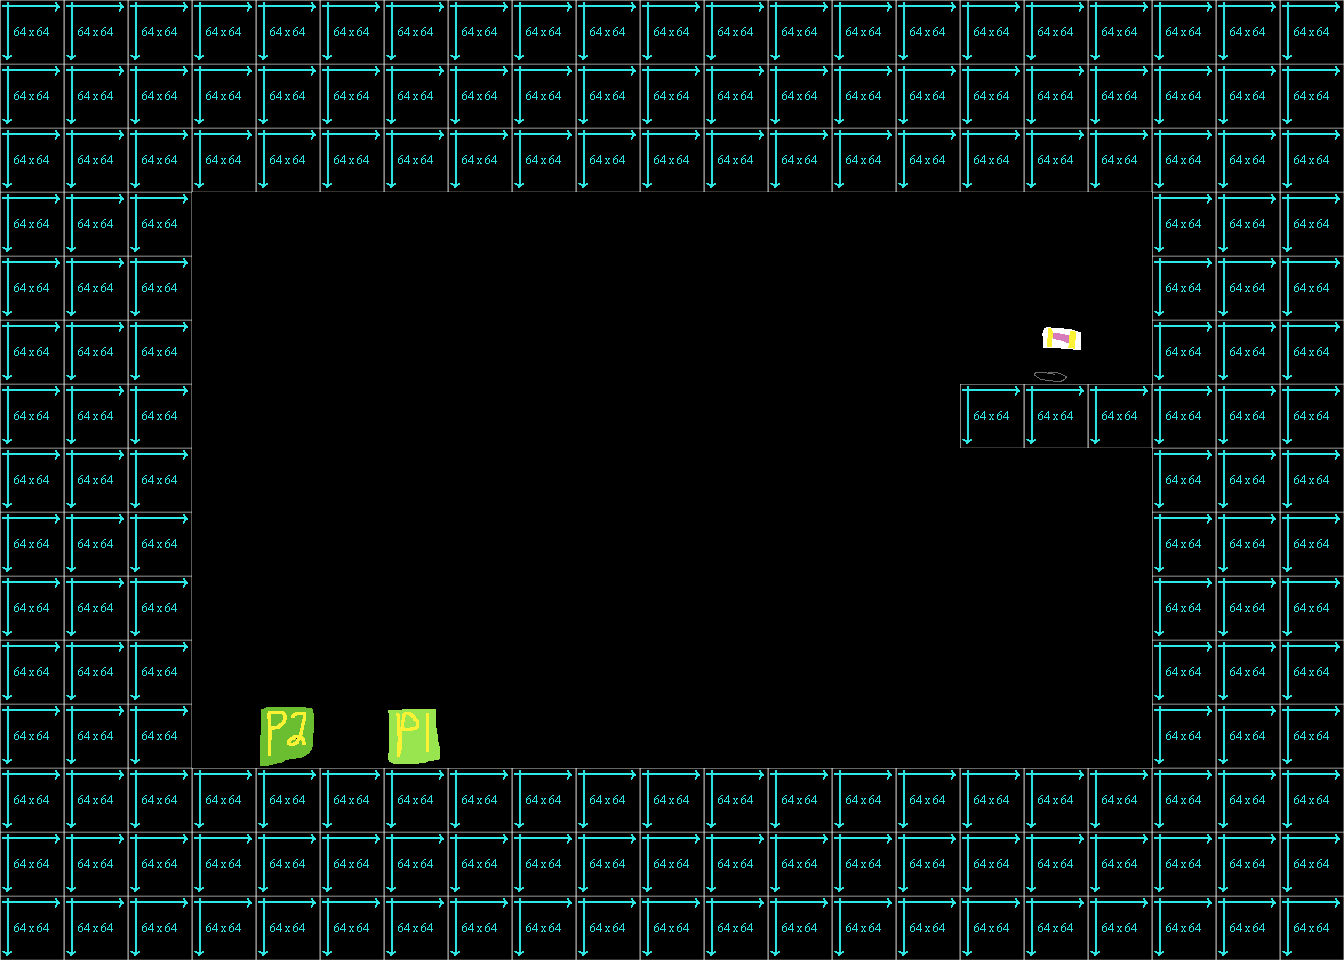

A 2D game scene composited from a Tiled map and its tileset images. What follows is a short description and the map's XML, with every tile layer's data as written:
An orthogonal 21x15 tile map with 64x64 px tiles, 2 tile layers (Tile Layer 1, Ingredients), 2 tilesets.

<map version="1.0" orientation="orthogonal" renderorder="right-down" width="21" height="15" tilewidth="64" tileheight="64" nextobjectid="1">
 <tileset firstgid="1" source="Tiles.tsx" />
 <tileset firstgid="51" source="Ingredients.tsx" />
 <layer name="Tile Layer 1" width="21" height="15">
  <data encoding="csv">
1,1,1,1,1,1,1,1,1,1,1,1,1,1,1,1,1,1,1,1,1,
1,1,1,1,1,1,1,1,1,1,1,1,1,1,1,1,1,1,1,1,1,
1,1,1,1,1,1,1,1,1,1,1,1,1,1,1,1,1,1,1,1,1,
1,1,1,0,0,0,0,0,0,0,0,0,0,0,0,0,0,0,1,1,1,
1,1,1,0,0,0,0,0,0,0,0,0,0,0,0,0,0,0,1,1,1,
1,1,1,0,0,0,0,0,0,0,0,0,0,0,0,0,0,0,1,1,1,
1,1,1,0,0,0,0,0,0,0,0,0,0,0,0,1,1,1,1,1,1,
1,1,1,0,0,0,0,0,0,0,0,0,0,0,0,0,0,0,1,1,1,
1,1,1,0,0,0,0,0,0,0,0,0,0,0,0,0,0,0,1,1,1,
1,1,1,0,0,0,0,0,0,0,0,0,0,0,0,0,0,0,1,1,1,
1,1,1,0,0,0,0,0,0,0,0,0,0,0,0,0,0,0,1,1,1,
1,1,1,0,0,0,0,0,0,0,0,0,0,0,0,0,0,0,1,1,1,
1,1,1,1,1,1,1,1,1,1,1,1,1,1,1,1,1,1,1,1,1,
1,1,1,1,1,1,1,1,1,1,1,1,1,1,1,1,1,1,1,1,1,
1,1,1,1,1,1,1,1,1,1,1,1,1,1,1,1,1,1,1,1,1
</data>
 </layer>
 <layer name="Ingredients" width="21" height="15">
  <data encoding="csv">
0,0,0,0,0,0,0,0,0,0,0,0,0,0,0,0,0,0,0,0,0,
0,0,0,0,0,0,0,0,0,0,0,0,0,0,0,0,0,0,0,0,0,
0,0,0,0,0,0,0,0,0,0,0,0,0,0,0,0,0,0,0,0,0,
0,0,0,0,0,0,0,0,0,0,0,0,0,0,0,0,0,0,0,0,0,
0,0,0,0,0,0,0,0,0,0,0,0,0,0,0,0,0,0,0,0,0,
0,0,0,0,0,0,0,0,0,0,0,0,0,0,0,0,61,0,0,0,0,
0,0,0,0,0,0,0,0,0,0,0,0,0,0,0,0,0,0,0,0,0,
0,0,0,0,0,0,0,0,0,0,0,0,0,0,0,0,0,0,0,0,0,
0,0,0,0,0,0,0,0,0,0,0,0,0,0,0,0,0,0,0,0,0,
0,0,0,0,0,0,0,0,0,0,0,0,0,0,0,0,0,0,0,0,0,
0,0,0,0,0,0,0,0,0,0,0,0,0,0,0,0,0,0,0,0,0,
0,0,0,0,58,0,57,0,0,0,0,0,0,0,0,0,0,0,0,0,0,
0,0,0,0,0,0,0,0,0,0,0,0,0,0,0,0,0,0,0,0,0,
0,0,0,0,0,0,0,0,0,0,0,0,0,0,0,0,0,0,0,0,0,
0,0,0,0,0,0,0,0,0,0,0,0,0,0,0,0,0,0,0,0,0
</data>
 </layer>
</map>
